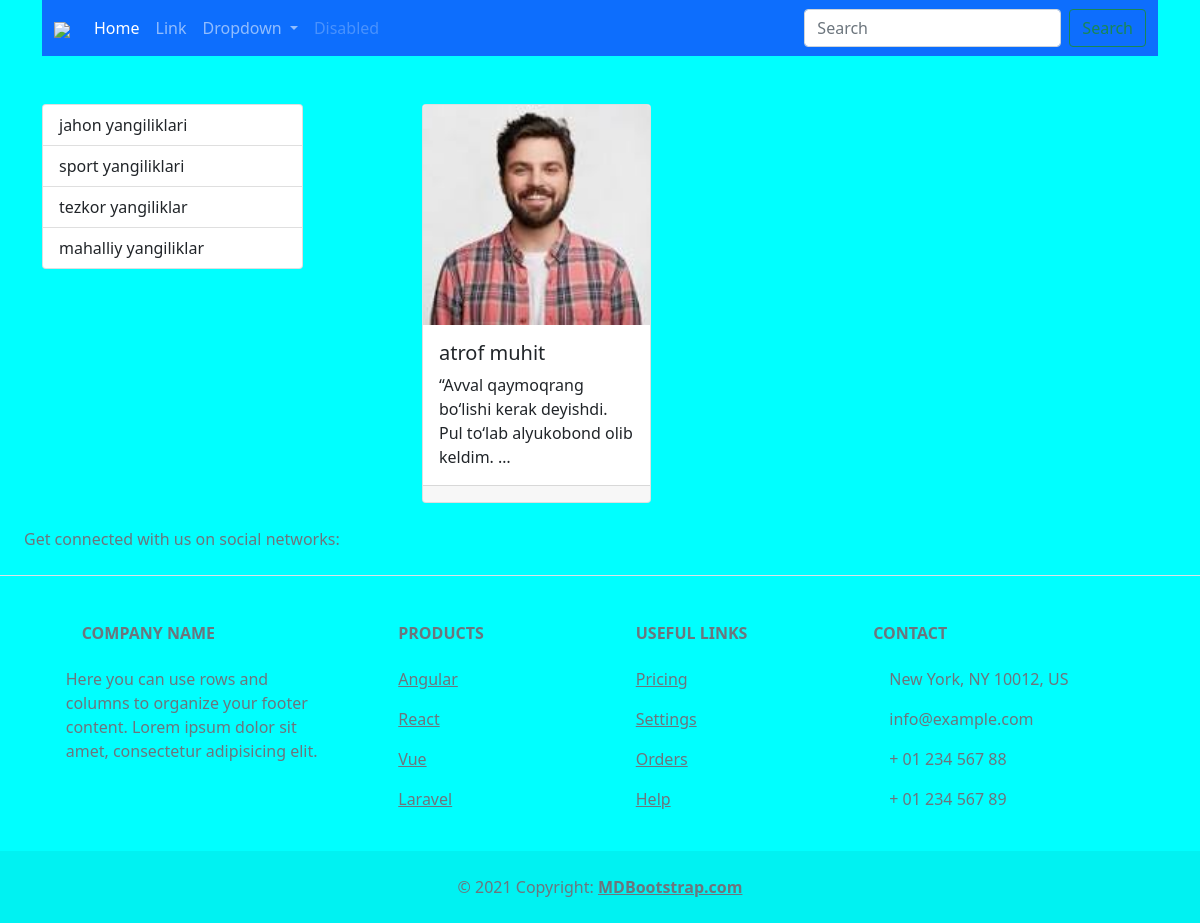
The page /category/17/ on the database its author committed.
### main/models.py (models this page shows, shortened)
class Category(models.Model):
    name = models.CharField(max_length=150, unique=True)

class New(models.Model):
    turi = models.ForeignKey(Category, on_delete=models.CASCADE)
    type = models.CharField(max_length=150)
    name = models.CharField(max_length=150)
    text = models.CharField(max_length=150)
    image = models.ImageField(upload_to='images/', blank=True, null=True)

### main/views.py (the view)
# urls.py: path('category/<int:category_id>/', new_by_categories, name='category_new'),
def new_by_categories(request, category_id):
    categories = Category.objects.all()
    category = Category.objects.get(id=category_id)
    news = New.objects.filter(turi=category)
    context = {
        'categories': categories,
        'news': news,
        'type': category.name,
    }
    return render(request, 'main/index.html', context)

### main/templates/main/index.html (shortened to what this page needs)
{% extends 'base.html' %}
{% block content %}
<div class="row row-cols-1 row-cols-md-3 g-4">
  {% for new in news %}
  <div class="col">
      <div class="card h-100">
          {% if new.image %}
          <img src="{{ new.image.url }}"
               class="card-img-top"
               style="height: 220px; object-fit: cover;">
          {% else %}
          <img src="https://www.shutterstock.com/image-vector/image-not-found-failure-network-260nw-2330163829.jpg"
               class="card-img-top"
               style="height: 220px; object-fit: cover;">
          {% endif %}
          <div class="card-body">
              <h5 class="card-title">{{ new.type }}</h5>
              <p class="card-text">{{ new.text|truncatewords:10 }}</p>
          </div>
          <div class="card-footer">
          </div>
      </div>
  </div>
  {% endfor %}
</div>
{% endblock content %}

### templates/base.html (shortened to what this page needs)
<!DOCTYPE html>
<html lang="en">
<head>
    {% include 'components/_style.html' %}
</head>
<body>
<div class="container">
    {% include 'layout/navbar.html' %}
    {% block main %}
    <div class="row justify-content-between">
      <div class="col-3">
          <div class="list-group">
              {% for category in categories %}
              <a href="{% url 'category_new' category.id %}" class="list-group-item list-group-item-action">
                  {{ category.name }}
              </a>
              {% endfor %}
          </div>
      </div>
      <div class="col-8">
            {% block content %}
            {% endblock content %}
      </div>
    </div>
    {% endblock main %}
</div>
<footer class="text-center text-lg-start bg-body-tertiary text-muted">
    {% include 'layout/footer.html' %}
</body>
</html>

### main/staticfiles/css/style.css (style rules this page uses)
body { background-color: aqua; }

### rows shown on the page
Category: name "jahon yangiliklari"
Category: name "sport yangiliklari"
Category: name "tezkor yangiliklar"
Category: name "mahalliy yangiliklar"
New: image (picture), type "atrof muhit", text "“Avval qaymoqrang bo‘lishi kerak deyishdi. Pul to‘lab alyukobond olib keldim. …"
